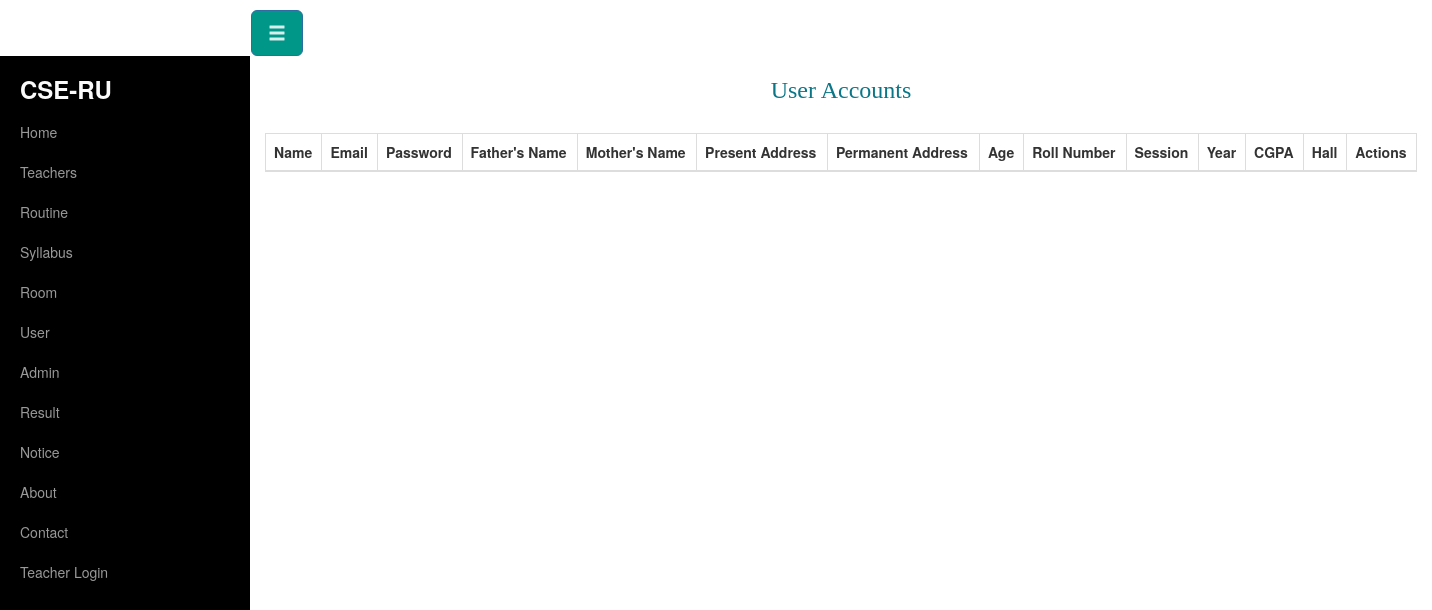
Page /admin_log.php on the earlier database version.
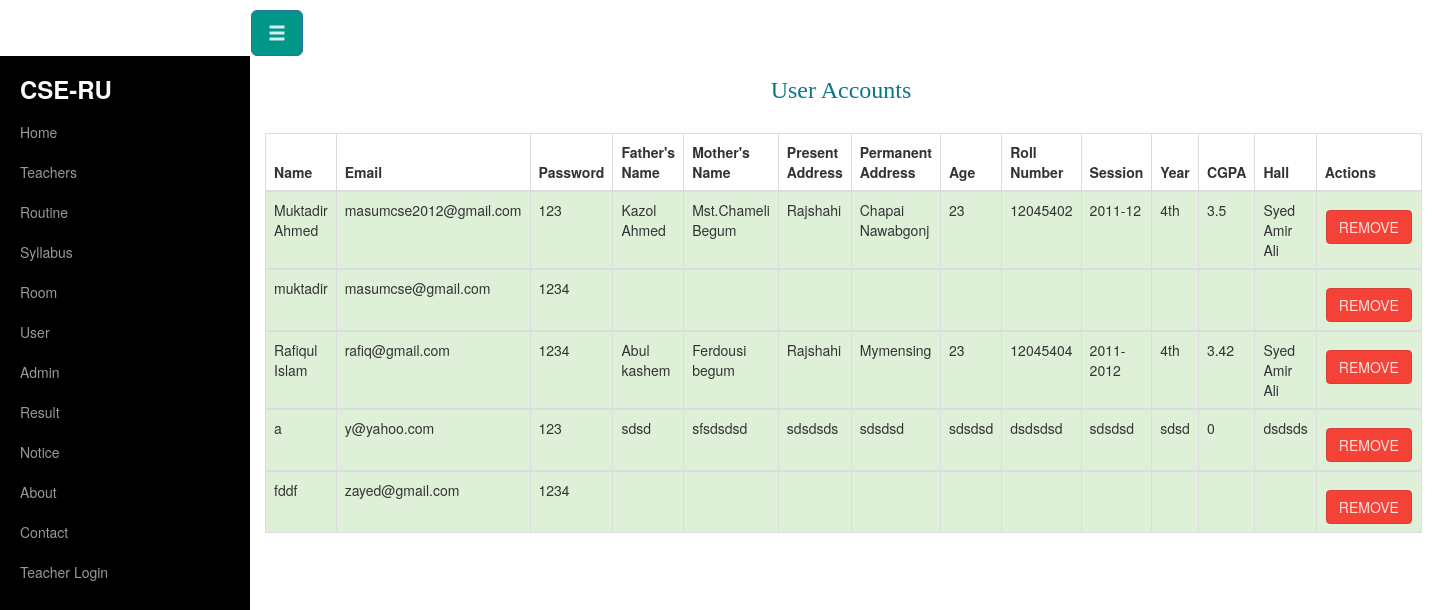
Same page on the later database version.
### tables this page shows
CREATE TABLE IF NOT EXISTS `users` (
  `id` int(11) NOT NULL AUTO_INCREMENT,
  `name` varchar(255) NOT NULL,
  `email` varchar(255) NOT NULL,
  `password` varchar(20) NOT NULL,
  `fathers_name` varchar(255) NOT NULL,
  `mothers_name` varchar(255) NOT NULL,
  `present_address` text NOT NULL,
  `permanent_address` text NOT NULL,
  `age` varchar(20) NOT NULL,
  `roll_number` varchar(20) NOT NULL,
  `session` varchar(20) NOT NULL,
  `year` varchar(20) NOT NULL,
  `cgpa` double DEFAULT NULL,
  `hall` varchar(100) NOT NULL,
  `image` varchar(255) NOT NULL,
  UNIQUE KEY `email` (`email`),
  KEY `id` (`id`),
  KEY `id_2` (`id`)
);

### admin_log.php (the view)
<?php include("header.php");?>
<?php include('db_con.php');?>
<div class="container-fluid">
	<div class="row" id="wrapper">
	<?php require_once'menubar.php';?>
	<div class="col-sm-12">
	<center><h3 style="color:#0a7687; font-family:Bernard MT Condensed; ">User Accounts</h3></center>
	<br>
		<?php
			$sql = "SELECT * FROM users";
			$result = mysqli_query($conn,$sql);
				echo "<table class='table table-bordered'>";
			    echo "<thead>";
			    echo "<tr>";
			    echo "<th>Name</th>";
			    echo "<th>Email</th>";
			    echo "<th>Password</th>";
			    echo "<th>Father's Name</th>";
			    echo "<th>Mother's Name</th>";
			    echo "<th>Present Address</th>";
			    echo "<th>Permanent Address</th>";
			    echo "<th>Age</th>";
			    echo "<th>Roll Number</th>";
			    echo "<th>Session</th>";
			    echo "<th>Year</th>";
			    echo "<th>CGPA</th>";
			    echo "<th>Hall</th>";
			    echo "<th>Actions</th>";
			    echo "</tr>";
			    echo "</thead>";
			while ($row=mysqli_fetch_assoc($result)) {
			    echo "<tbody>";
      			echo "<tr class='success'>";
				echo "<td>".$row['name']."</td>";
				echo "<td>".$row['email']."</td>";
				echo "<td>".$row['password']."</td>";
				echo "<td>".$row['fathers_name']."</td>";
				echo "<td>".$row['mothers_name']."</td>";
				echo "<td>".$row['present_address']."</td>";
				echo "<td>".$row['permanent_address']."</td>";
				echo "<td>".$row['age']."</td>";
				echo "<td>".$row['roll_number']."</td>";
				echo "<td>".$row['session']."</td>";
				echo "<td>".$row['year']."</td>";
				echo "<td>".$row['cgpa']."</td>";
				echo "<td>".$row['hall']."</td>";
				echo '<td><a href="user_delete.php?id=' . $row['id'] . '" onclick=\'return confirm("Are you sure you want to remove this user?")\'><b class="btn btn-danger">Remove</b></a></td>' ;
				echo "</tr>";
     			echo "</tbody>";
			}
				echo "</table>";
		?>
	</div>
	</div>
</div>

Differences in the rows shown:
added users: name "Muktadir Ahmed", email "masumcse2012@gmail.com", password "123", fathers_name "Kazol Ahmed", mothers_name "Mst.Chameli Begum", present_address "Rajshahi", permanent_address "Chapai Nawabgonj", age "23", roll_number "12045402", session "2011-12", year "4th", cgpa "3.5", hall "Syed Amir Ali"
added users: name "muktadir", email "masumcse@gmail.com", password "1234"
added users: name "Rafiqul Islam", email "rafiq@gmail.com", password "1234", fathers_name "Abul kashem", mothers_name "Ferdousi begum", present_address "Rajshahi", permanent_address "Mymensing", age "23", roll_number "12045404", session "2011-2012", year "4th", cgpa "3.42", hall "Syed Amir Ali"
added users: name "a", email "y@yahoo.com", password "123", fathers_name "sdsd", mothers_name "sfsdsdsd", present_address "sdsdsds", permanent_address "sdsdsd", age "sdsdsd", roll_number "dsdsdsd", session "sdsdsd", year "sdsd", cgpa "0", hall "dsdsds"
added users: name "fddf", email "zayed@gmail.com", password "1234"
